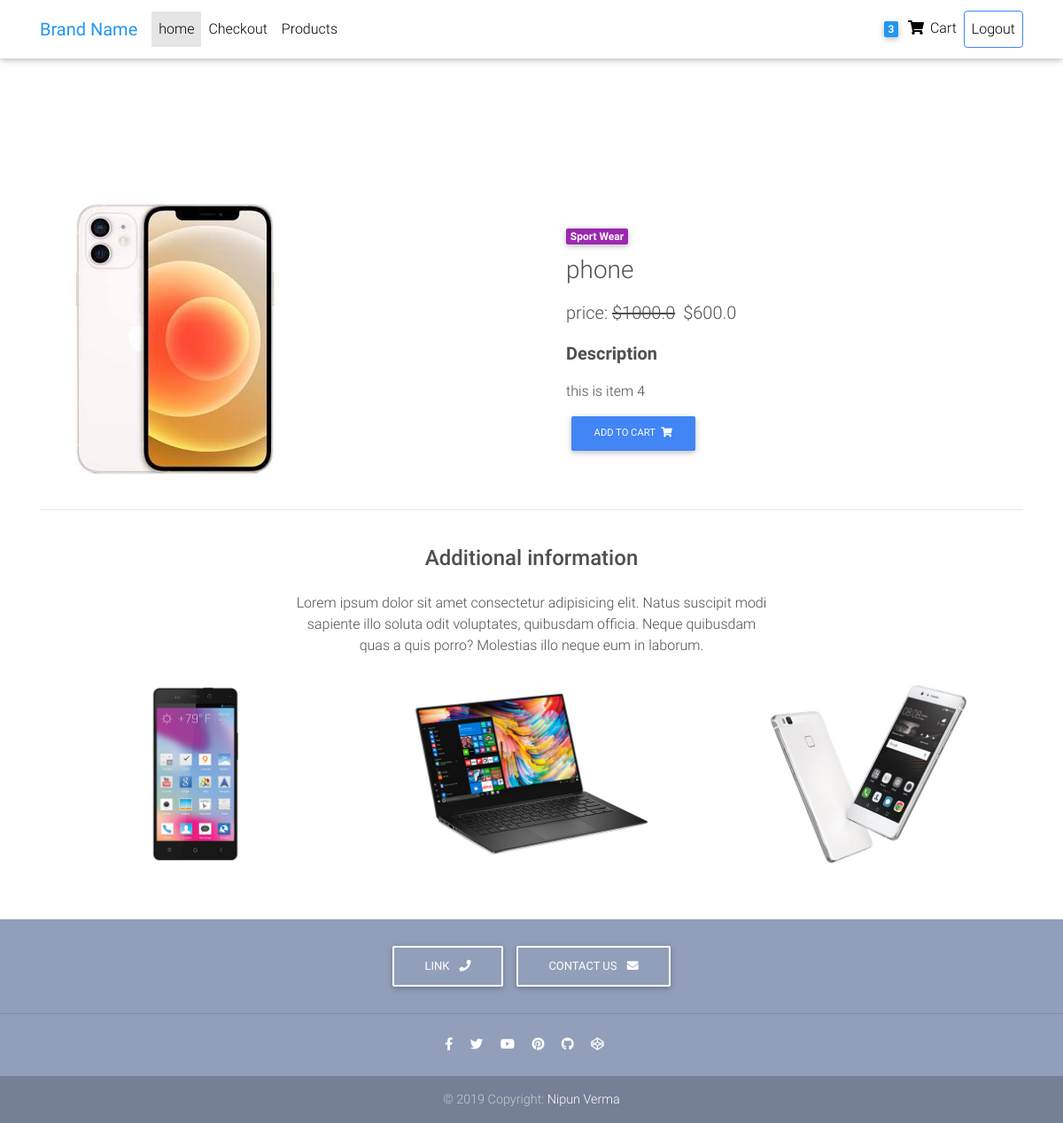
/product/item-4/ (signed in), run on the app's committed database.
### core/models.py (models this page shows, shortened)
class Order(models.Model):
    user=models.ForeignKey(settings.AUTH_USER_MODEL, on_delete=models.CASCADE)
    items=models.ManyToManyField(OrderItem)
    start_date=models.DateTimeField(auto_now_add=True)
    order_date=models.DateTimeField()
    ordered=models.BooleanField(default=False)

class Item(models.Model):
    image = models.ImageField(blank=True, null=True)
    title = models.CharField(max_length=256)
    price = models.FloatField()
    discounted_price = models.FloatField(blank=True, null=True)
    description=models.TextField(blank=True, null=True)
    category = models.CharField(choices=CATEGORY_CHOICES, max_length=2)
    label = models.CharField(choices=LABEL_CHOICES, max_length=1)
    slug = models.SlugField()

### core/views.py (the view)
# urls.py: path('product/<slug>/', ItemDetailView.as_view(), name='product'),
class ItemDetailView(LoginRequiredMixin, DetailView):
    model = Item
    template_name = 'product.html'

### core/templatetags/cart_template_tags.py (called while the page is built)
@register.filter
def cart_item_count(user):
    if user.is_authenticated:
        qs = Order.objects.filter(
            user=user,
            ordered=False,
        )
        if qs.exists():
            return qs[0].items.count()
    return 0

### templates/product.html
{% extends "base.html" %}
{% load static %}
{% block content %}
{% include 'navbar.html' %}
  <main class="mt-5 pt-4">
    <div class="container dark-grey-text mt-5" >
      <div class="row wow fadeIn">
        <div class="col-md-6 mb-4">
          <img src="{{ item.image.url }}" class="img-fluid" alt="" >
        </div>
        <div class="col-md-6 mb-4">
          <div class="p-4">
            <div class="mb-3">
              <a href="">
                <span class="badge purple mr-1">{{ object.get_category_display }}</span>
              </a>
              <h3 style="margin-top: 10px;">{{ item.title }}</h3>
            </div>
            <p class="lead">
              {% if item.discounted_price %}
                <span class="mr-1">
                  price: <del>${{ item.price }}</del>
                </span>
                <span>${{ item.discounted_price }}</span>
              {% else %}
                <span>price:  ${{ item.price }}</span>
              {% endif %}
            </p>
            {% if item.description %}
              <p class="lead font-weight-bold">Description</p>
              <p>{{ item.description }}</p>
            {% else %}
              {{ NULL }}
            {% endif %}
            <a href="{% url 'core:add_to_cart' item.slug %}" class="btn btn-primary btn-md my-0 p">
              Add to cart
                <i class="fas fa-shopping-cart ml-1"></i>
            </a>
          </div>
        </div>
      </div>
      <hr>
      <div class="row d-flex justify-content-center wow fadeIn">
        <div class="col-md-6 text-center">
          <h4 class="my-4 h4">Additional information</h4>
          <p>Lorem ipsum dolor sit amet consectetur adipisicing elit. Natus suscipit modi sapiente illo soluta odit
            voluptates,
            quibusdam officia. Neque quibusdam quas a quis porro? Molestias illo neque eum in laborum.</p>
        </div>
      </div>
      <div class="row wow fadeIn">
        <div class="col-lg-4 col-md-12 mb-4">
          <img src="{% static 'img/items/smartphone.jpg' %}" class="img-fluid" alt="">
        </div>
        <div class="col-lg-4 col-md-6 mb-4">
          <img src="{% static 'img/items/lenovo-ideapad.jpg' %}" class="img-fluid" alt="">
        </div>
        <div class="col-lg-4 col-md-6 mb-4">
          <img src="{% static 'img/items/smartphone-2.jpg' %}" class="img-fluid" alt="">
        </div>
      </div>
    </div>
  </main>
      {% include 'footer.html' %}
{% endblock %}

### templates/navbar.html (shortened to what this page needs)
{% load cart_template_tags %}
{% load static %}
<div style="margin-top: 70px; padding: 20px;">
</div>
<nav class="navbar fixed-top navbar-expand-lg navbar-light white scrolling-navbar">
  <div class="container">
    <a class="navbar-brand waves-effect" href="{% url 'core:home' %}">
      <strong class="blue-text">Brand Name</strong>
    </a>
    <div class="collapse navbar-collapse" id="navbarSupportedContent">
          <ul class="navbar-nav mr-auto">
            <li class="nav-item active">
              <a class="nav-link waves-effect" href="{% url 'core:home' %}">home
              </a>
            </li>
            <li class="nav-item">
              <a class="nav-link waves-effect" href="{% url 'core:check' %}">Checkout</a>
            </li>
            <li class="nav-item">
              <a class="nav-link waves-effect" href="#">Products</a>
            </li>
          </ul>
          {% if request.user.is_authenticated %}
          <ul class="navbar-nav nav-flex-icons">
            <li class="nav-item">
              <a class="nav-link waves-effect" href="{% url 'core:order_summary' %}">
                <span class="badge blue z-depth-1 mr-1"> {{ request.user|cart_item_count }} </span>
                  <i class="fas fa-shopping-cart"></i>
                  <span class="clearfix d-none d-sm-inline-block"> Cart </span>
              </a>
            </li>
            <li class="nav-item">
              <a class="nav-link waves-effect border border-primary rounded" href="{% url 'account_logout' %}">Logout</a>
            </li>
          </ul>
          {% else %}
          <ul class="navbar-nav nav-flex-icons">
            <li class="nav-item">
              <a class="nav-link waves-effect border border-primary rounded" href="{% url 'account_login' %}">Login</a>
            </li>
          </ul>
          {% endif %}
    </div>
  </div>
</nav>

### data on the page
Item: image (picture), category "Sport Wear", title "phone", price "1000.0", discounted_price "600.0", description "this is item 4"

### other printed values
{{ request.user|cart_item_count }} "3"
